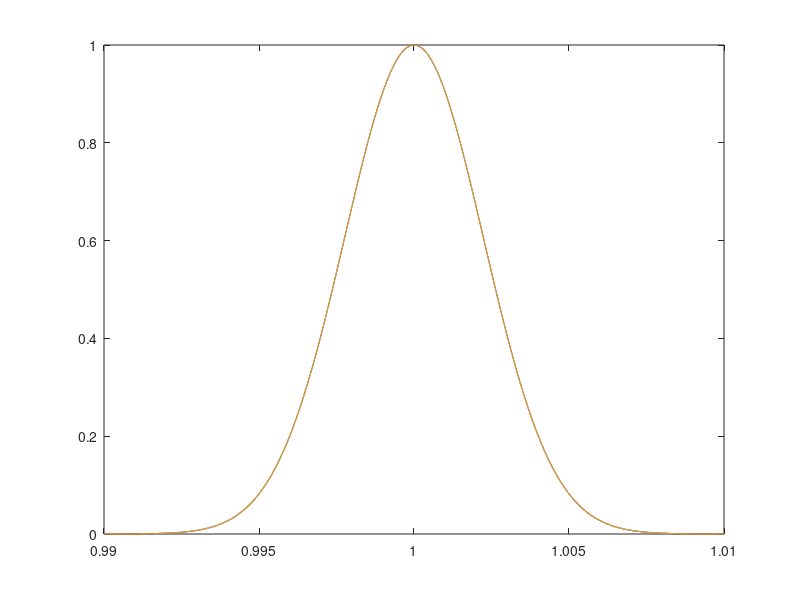

This figure's MATLAB source:
clear all
clc

%% lebal 1

centriod = 1;
width = 0.00001;
s = 1000* width;

x = -s+centriod : width* 10^-1 : s+centriod;
y = exp( - (x - centriod).^2 / width);

%% lebal 2

centriod = 1;
width = 0.00001;
s = 1000* width;

x2 = -s+centriod : width* 10^-1 : s+centriod;
y2 = exp( - (x2 - centriod).^2 / width);

%% lebal 3

centriod = 1;
width = 0.00001;
s = 1000* width;

x3 = -s+centriod : width* 10^-1 : s+centriod;
y3 = exp( - (x3 - centriod).^2 / width);


%%
plot(x,y,x2,y2, x3, y3)
